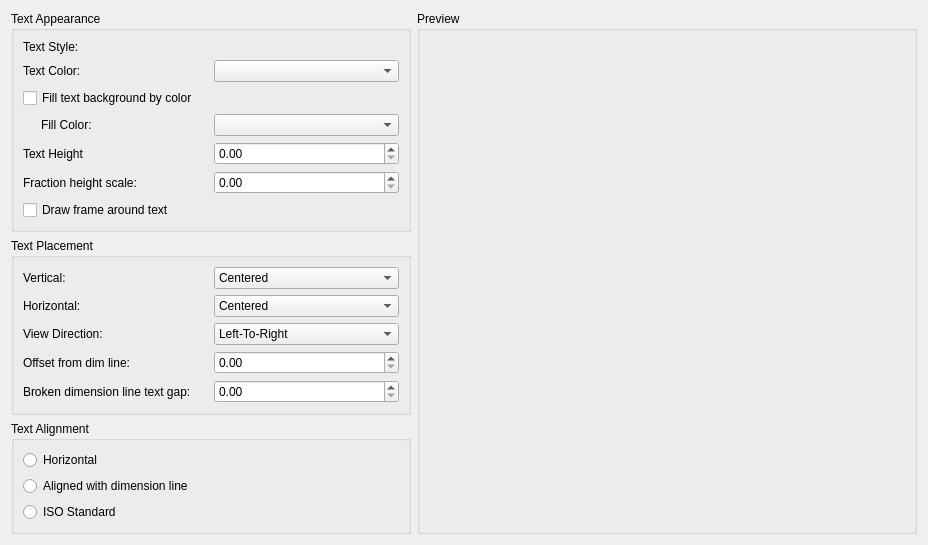
     <widget class="QWidget" name="tabText">
      <attribute name="title">
       <string>Text</string>
      </attribute>
      <layout class="QGridLayout" name="gridLayout_14">
       <item row="0" column="0">
        <widget class="QGroupBox" name="gbTextAppearance">
         <property name="minimumSize">
          <size>
           <width>400</width>
           <height>0</height>
          </size>
         </property>
         <property name="title">
          <string>Text Appearance</string>
         </property>
         <layout class="QGridLayout" name="gridLayout_12">
          <item row="0" column="1">
           <widget class="QG_FontBox" name="cbDimTxSty" native="true">
            <property name="toolTip">
             <string>Lists the available text styles.</string>
            </property>
           </widget>
          </item>
          <item row="3" column="0">
           <widget class="QLabel" name="label_26">
            <property name="styleSheet">
             <string notr="true">margin-left:15px;</string>
            </property>
            <property name="text">
             <string>Fill Color:</string>
            </property>
           </widget>
          </item>
          <item row="0" column="0">
           <widget class="QLabel" name="label_23">
            <property name="text">
             <string>Text Style:</string>
            </property>
           </widget>
          </item>
          <item row="3" column="1">
           <widget class="QG_ColorBox" name="cbTextFillColor">
            <property name="toolTip">
             <string>Sets the color for the text background in dimensions (DIMTFILLCLR system variable)</string>
            </property>
           </widget>
          </item>
          <item row="1" column="0">
           <widget class="QLabel" name="label_25">
            <property name="text">
             <string>Text Color:</string>
            </property>
           </widget>
          </item>
          <item row="5" column="0">
           <widget class="QLabel" name="label_24">
            <property name="text">
             <string>Text Height</string>
            </property>
           </widget>
          </item>
          <item row="6" column="1">
           <widget class="QDoubleSpinBox" name="dcbTextFractionHeightScale">
            <property name="toolTip">
             <string>Sets the scale of fractions relative to dimension text. (DIMTFAC system variable)</string>
            </property>
            <property name="decimals">
             <number>2</number>
            </property>
            <property name="singleStep">
             <double>0.100000000000000</double>
            </property>
           </widget>
          </item>
          <item row="6" column="0">
           <widget class="QLabel" name="label_27">
            <property name="text">
             <string>Fraction height scale:</string>
            </property>
           </widget>
          </item>
          <item row="5" column="1">
           <widget class="QDoubleSpinBox" name="dcbTextHeight">
            <property name="toolTip">
             <string>Sets the height of the current dimension text style. (DIMTXT system variable)</string>
            </property>
            <property name="decimals">
             <number>2</number>
            </property>
            <property name="singleStep">
             <double>0.100000000000000</double>
            </property>
           </widget>
          </item>
          <item row="1" column="1">
           <widget class="QG_ColorBox" name="cbTextColor">
            <property name="toolTip">
             <string>Sets the color for the dimension text (DIMCLRT system variable)</string>
            </property>
           </widget>
          </item>
          <item row="2" column="0" colspan="2">
           <widget class="QCheckBox" name="cbTextFillByBackground">
            <property name="toolTip">
             <string>Defines whether text background will be filled by color</string>
            </property>
            <property name="text">
             <string>Fill text background by color</string>
            </property>
           </widget>
          </item>
          <item row="7" column="0" colspan="2">
           <widget class="QCheckBox" name="cbTextDrawFrameAroundText">
            <property name="toolTip">
             <string>Displays a rectangular frame around the dimension text. This option changes the value stored in the DIMGAP system variable to a negative value.</string>
            </property>
            <property name="text">
             <string>Draw frame around text</string>
            </property>
           </widget>
          </item>
         </layout>
        </widget>
       </item>
       <item row="3" column="0">
        <spacer name="verticalSpacer_2">
         <property name="orientation">
          <enum>Qt::Vertical</enum>
         </property>
         <property name="sizeHint" stdset="0">
          <size>
           <width>0</width>
           <height>0</height>
          </size>
         </property>
        </spacer>
       </item>
       <item row="2" column="0">
        <widget class="QGroupBox" name="gbTextAlignment">
         <property name="title">
          <string>Text Alignment</string>
         </property>
         <layout class="QGridLayout" name="gridLayout_15">
          <item row="0" column="0">
           <widget class="QRadioButton" name="rbTextAlignmentHorizontal">
            <property name="toolTip">
             <string>Places text in a horizontal position (DIMTIH and DIMTOH system variables).</string>
            </property>
            <property name="text">
             <string>Horizontal</string>
            </property>
           </widget>
          </item>
          <item row="1" column="0">
           <widget class="QRadioButton" name="rbTextAlignmentAligned">
            <property name="toolTip">
             <string>Aligns text with the dimension line (DIMTIH and DIMTOH system variables).</string>
            </property>
            <property name="text">
             <string>Aligned with dimension line</string>
            </property>
           </widget>
          </item>
          <item row="2" column="0">
           <widget class="QRadioButton" name="rbTextAlignmentIsoStandard">
            <property name="toolTip">
             <string>Aligns text with the dimension line when text is inside the extension lines, but aligns it horizontally when text is outside the extension lines (DIMTIH and DIMTOH system variables).</string>
            </property>
            <property name="text">
             <string>ISO Standard</string>
            </property>
           </widget>
          </item>
         </layout>
        </widget>
       </item>
       <item row="1" column="0">
        <widget class="QGroupBox" name="gbTextPlacement">
         <property name="title">
          <string>Text Placement</string>
         </property>
         <layout class="QGridLayout" name="gridLayout_13">
          <item row="2" column="1">
           <widget class="QComboBox" name="cbTextPlacementReadingDirection">
            <property name="toolTip">
             <string>Controls the dimension text viewing direction. (DIMTXTDIRECTION system variable)</string>
            </property>
            <item>
             <property name="text">
              <string>Left-To-Right</string>
             </property>
            </item>
            <item>
             <property name="text">
              <string>Right-To-Left</string>
             </property>
            </item>
           </widget>
          </item>
          <item row="4" column="0">
           <widget class="QLabel" name="lblTextOffsetFromDimLine">
            <property name="text">
             <string>Offset from dim line:</string>
            </property>
           </widget>
          </item>
          <item row="1" column="0">
           <widget class="QLabel" name="label_29">
            <property name="text">
             <string>Horizontal:</string>
            </property>
           </widget>
          </item>
          <item row="1" column="1">
           <widget class="QComboBox" name="cbTextPlacementHorizontal">
            <property name="toolTip">
             <string>Controls the horizontal placement of dimension text along the dimension line, in relation to the extension lines. (DIMJUST system variable)</string>
            </property>
            <item>
             <property name="text">
              <string>Centered</string>
             </property>
            </item>
            <item>
             <property name="text">
              <string>At Ext Line 1</string>
             </property>
            </item>
            <item>
             <property name="text">
              <string>At Ext Line 2</string>
             </property>
            </item>
            <item>
             <property name="text">
              <string>Over Ext Line 1</string>
             </property>
            </item>
            <item>
             <property name="text">
              <string>Over Ext Line 2</string>
             </property>
            </item>
           </widget>
          </item>
          <item row="2" column="0">
           <widget class="QLabel" name="label_30">
            <property name="text">
             <string>View Direction:</string>
            </property>
           </widget>
          </item>
          <item row="0" column="0">
           <widget class="QLabel" name="label_28">
            <property name="text">
             <string>Vertical:</string>
            </property>
           </widget>
          </item>
          <item row="0" column="1">
           <widget class="QComboBox" name="cbTextPlacementVertical">
            <property name="toolTip">
             <string>Controls the vertical placement of dimension text in relation to the dimension line. (DIMTAD system variable)</string>
            </property>
            <item>
             <property name="text">
              <string>Centered</string>
             </property>
            </item>
            <item>
             <property name="text">
              <string>Above</string>
             </property>
            </item>
            <item>
             <property name="text">
              <string>Outside</string>
             </property>
            </item>
            <item>
             <property name="text">
              <string>JIS</string>
             </property>
            </item>
            <item>
             <property name="text">
              <string>Below</string>
             </property>
            </item>
           </widget>
          </item>
          <item row="4" column="1">
           <widget class="QDoubleSpinBox" name="dsbTextOffsetFromDimLine">
            <property name="toolTip">
             <string>Vertical position of text above or below dimension line if vertical placement (DIMTAD) is not &quot;Centered&quot; (DIMTVP variable).</string>
            </property>
            <property name="decimals">
             <number>2</number>
            </property>
            <property name="singleStep">
             <double>0.100000000000000</double>
            </property>
           </widget>
          </item>
          <item row="5" column="0">
           <widget class="QLabel" name="lblTextGapFromDimLine">
            <property name="text">
             <string>Broken dimension line text gap:</string>
            </property>
           </widget>
          </item>
          <item row="5" column="1">
           <widget class="QDoubleSpinBox" name="dsbTextGapFromDimLine">
            <property name="toolTip">
             <string>Sets the current text gap, which is the distance around the dimension text when the dimension line is broken to accommodate the dimension text (DIMGAP system variable).</string>
            </property>
            <property name="singleStep">
             <double>0.100000000000000</double>
            </property>
           </widget>
          </item>
         </layout>
        </widget>
       </item>
       <item row="0" column="1" rowspan="4">
        <widget class="QGroupBox" name="gbPreviewText">
         <property name="minimumSize">
          <size>
           <width>500</width>
           <height>0</height>
          </size>
         </property>
         <property name="title">
          <string>Preview</string>
         </property>
        </widget>
       </item>
      </layout>
     </widget>
